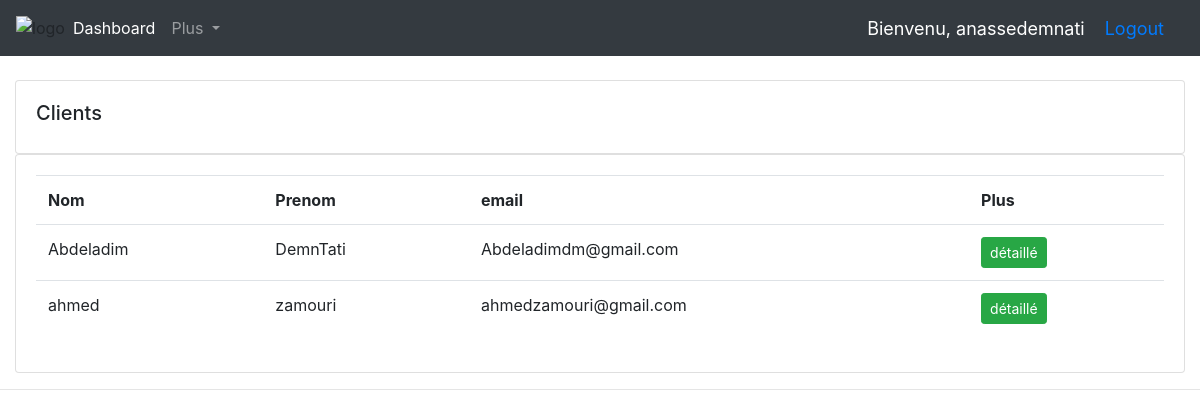
The page /dashbord/client/ (signed in) on the database its author committed.
### shop/models.py (models this page shows, shortened)
class User(AbstractUser):
    is_costumer = models.BooleanField(default=False)
    is_admin = models.BooleanField(default=False)
    def __str__(self):
        return self.get_username()

class Costumer(models.Model):
    user = models.OneToOneField(User, on_delete=models.CASCADE)
    date_of_birth = models.DateField(blank=True, null=True)
    photo = models.ImageField(upload_to='images/costumers/', blank=True)

### dashboard/views.py (the view)
# urls.py: path('client/', views.cientListView, name="clientList"),
@user_passes_test(is_admin, login_url='/dashbord/logina/')
def cientListView(request):
    if request.method == 'GET':
        clientUsers = Costumer.objects.all()
        return render(request, "admin/listClient.html", {'clientUsers': clientUsers})

### dashboard/views.py (called while the page is built)
def is_admin(user):
    if user.is_authenticated and user.is_admin:
        return True
    return False

### shop/context_processors.py (called while the page is built)
def menu_Cat(request):
    Cat = Categorie.objects.all()
    return dict(Cat=Cat)

def cart(request):
    return {'cart': request.session.get(settings.CART_SESSION_ID)}

### templates/admin/listClient.html
{% extends 'admin/mainAdmin.html' %} {% block title %}Client{% endblock %}
{%block content %}
<br />
<div class="row">
  <div class="col-md">
    <div class="card card-body">
      <h5>Clients</h5>
    </div>
    <div class="card card-body">
      <table class="table">
        <tr>
          <th>Nom</th>
          <th>Prenom</th>
          <th>email</th>
          <th>Plus</th>
        </tr>
        {% for client in clientUsers %}
        <tr>
           <td>{{client.user.first_name}}</td>
          <td>{{client.user.last_name}}</td>
          <td>{{client.user.email}}</td>
            <td><a class="btn btn-sm btn-success" href="{% url 'clientDetaille' client.id %}">détaillé</a></td>
        </tr>
        {% endfor %}
      </table>
    </div>
  </div>
</div>
{% endblock %}

### templates/admin/navAdmin.html (shortened to what this page needs)
{% load static %}
<nav class="navbar navbar-expand-lg navbar-dark bg-dark">
  <img src="{% static 'images/AM-SHOP.png '%}" alt="logo" />
  <div class="collapse navbar-collapse" id="navbarNav">
    <ul class="navbar-nav">
      <li class="nav-item active">
        <a class="nav-link" href="{% url 'dashboard' %}">Dashboard</a>
      </li>
      <li class="nav-item dropdown">
        <a
          class="nav-link dropdown-toggle"
          href="#"
          id="navbarDropdown"
          role="button"
          data-toggle="dropdown"
          aria-haspopup="true"
          aria-expanded="false"
        >
          Plus
        </a>
      </li>
      <li class="nav-item me-3 me-lg-1">
        <a class="nav-link" href="#">
        </a>
      </li>
    </ul>
  </div>
    <span class="hello-msg">Bienvenu, {{ request.user }} </span>
    <span class="hello-msg"><a href="{% url 'logouta' %}">Logout</a></span>
</nav>

### static/css/mainAdmin.css (style rules this page uses)
body { background-color: #ebeff5; }

### templates/admin/navAdmin.html (style rules this page uses)
.hello-msg { font-size: 18px; color: #fff; margin-right: 20px; }

### rows shown on the page
User: user "anassedemnati"
Costumer: user.first_name "Abdeladim", user.last_name "DemnTati", user.email "Abdeladimdm@gmail.com"
Costumer: user.first_name "ahmed", user.last_name "zamouri", user.email "ahmedzamouri@gmail.com"
